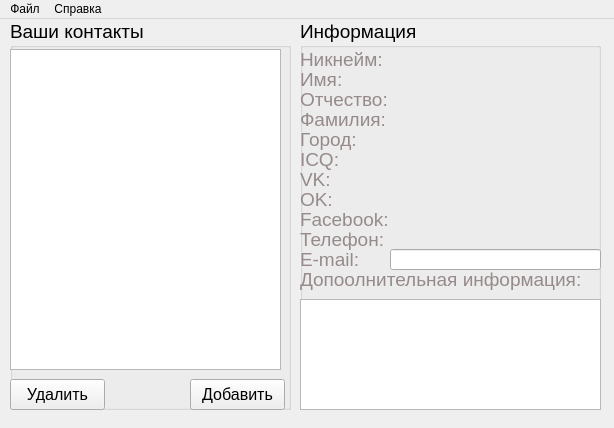
<?xml version="1.0" encoding="UTF-8"?>
<ui version="4.0">
 <class>MainWindow</class>
 <widget class="QMainWindow" name="MainWindow">
  <property name="windowModality">
   <enum>Qt::NonModal</enum>
  </property>
  <property name="geometry">
   <rect>
    <x>0</x>
    <y>0</y>
    <width>614</width>
    <height>428</height>
   </rect>
  </property>
  <property name="minimumSize">
   <size>
    <width>614</width>
    <height>428</height>
   </size>
  </property>
  <property name="maximumSize">
   <size>
    <width>614</width>
    <height>428</height>
   </size>
  </property>
  <property name="windowTitle">
   <string>Контакты</string>
  </property>
  <property name="documentMode">
   <bool>false</bool>
  </property>
  <property name="tabShape">
   <enum>QTabWidget::Rounded</enum>
  </property>
  <property name="dockOptions">
   <set>QMainWindow::AllowTabbedDocks|QMainWindow::AnimatedDocks</set>
  </property>
  <widget class="QWidget" name="centralWidget">
   <widget class="QGroupBox" name="groupBox">
    <property name="geometry">
     <rect>
      <x>10</x>
      <y>0</y>
      <width>281</width>
      <height>391</height>
     </rect>
    </property>
    <property name="font">
     <font>
      <pointsize>14</pointsize>
     </font>
    </property>
    <property name="title">
     <string>Ваши контакты</string>
    </property>
    <widget class="QListWidget" name="listContacts">
     <property name="geometry">
      <rect>
       <x>0</x>
       <y>30</y>
       <width>271</width>
       <height>321</height>
      </rect>
     </property>
     <property name="font">
      <font>
       <pointsize>12</pointsize>
      </font>
     </property>
    </widget>
    <widget class="QPushButton" name="pushButton_2">
     <property name="geometry">
      <rect>
       <x>0</x>
       <y>360</y>
       <width>95</width>
       <height>31</height>
      </rect>
     </property>
     <property name="font">
      <font>
       <pointsize>12</pointsize>
      </font>
     </property>
     <property name="text">
      <string>Удалить</string>
     </property>
    </widget>
    <widget class="QPushButton" name="butAddContact">
     <property name="geometry">
      <rect>
       <x>180</x>
       <y>360</y>
       <width>95</width>
       <height>31</height>
      </rect>
     </property>
     <property name="font">
      <font>
       <pointsize>12</pointsize>
      </font>
     </property>
     <property name="text">
      <string>Добавить</string>
     </property>
    </widget>
   </widget>
   <widget class="QGroupBox" name="groupBox_2">
    <property name="geometry">
     <rect>
      <x>300</x>
      <y>0</y>
      <width>301</width>
      <height>391</height>
     </rect>
    </property>
    <property name="font">
     <font>
      <pointsize>14</pointsize>
     </font>
    </property>
    <property name="title">
     <string>Информация</string>
    </property>
    <widget class="QLabel" name="label">
     <property name="geometry">
      <rect>
       <x>0</x>
       <y>50</y>
       <width>60</width>
       <height>20</height>
      </rect>
     </property>
     <property name="palette">
      <palette>
       <active>
        <colorrole role="WindowText">
         <brush brushstyle="SolidPattern">
          <color alpha="255">
           <red>150</red>
           <green>138</green>
           <blue>138</blue>
          </color>
         </brush>
        </colorrole>
        <colorrole role="Text">
         <brush brushstyle="SolidPattern">
          <color alpha="255">
           <red>150</red>
           <green>138</green>
           <blue>138</blue>
          </color>
         </brush>
        </colorrole>
       </active>
       <inactive>
        <colorrole role="WindowText">
         <brush brushstyle="SolidPattern">
          <color alpha="255">
           <red>150</red>
           <green>138</green>
           <blue>138</blue>
          </color>
         </brush>
        </colorrole>
        <colorrole role="Text">
         <brush brushstyle="SolidPattern">
          <color alpha="255">
           <red>150</red>
           <green>138</green>
           <blue>138</blue>
          </color>
         </brush>
        </colorrole>
       </inactive>
       <disabled>
        <colorrole role="WindowText">
         <brush brushstyle="SolidPattern">
          <color alpha="255">
           <red>143</red>
           <green>146</green>
           <blue>147</blue>
          </color>
         </brush>
        </colorrole>
        <colorrole role="Text">
         <brush brushstyle="SolidPattern">
          <color alpha="255">
           <red>143</red>
           <green>146</green>
           <blue>147</blue>
          </color>
         </brush>
        </colorrole>
       </disabled>
      </palette>
     </property>
     <property name="text">
      <string>Имя:</string>
     </property>
    </widget>
    <widget class="QLabel" name="label_2">
     <property name="geometry">
      <rect>
       <x>0</x>
       <y>70</y>
       <width>91</width>
       <height>21</height>
      </rect>
     </property>
     <property name="palette">
      <palette>
       <active>
        <colorrole role="WindowText">
         <brush brushstyle="SolidPattern">
          <color alpha="255">
           <red>150</red>
           <green>138</green>
           <blue>138</blue>
          </color>
         </brush>
        </colorrole>
        <colorrole role="Text">
         <brush brushstyle="SolidPattern">
          <color alpha="255">
           <red>150</red>
           <green>138</green>
           <blue>138</blue>
          </color>
         </brush>
        </colorrole>
       </active>
       <inactive>
        <colorrole role="WindowText">
         <brush brushstyle="SolidPattern">
          <color alpha="255">
           <red>150</red>
           <green>138</green>
           <blue>138</blue>
          </color>
         </brush>
        </colorrole>
        <colorrole role="Text">
         <brush brushstyle="SolidPattern">
          <color alpha="255">
           <red>150</red>
           <green>138</green>
           <blue>138</blue>
          </color>
         </brush>
        </colorrole>
       </inactive>
       <disabled>
        <colorrole role="WindowText">
         <brush brushstyle="SolidPattern">
          <color alpha="255">
           <red>143</red>
           <green>146</green>
           <blue>147</blue>
          </color>
         </brush>
        </colorrole>
        <colorrole role="Text">
         <brush brushstyle="SolidPattern">
          <color alpha="255">
           <red>143</red>
           <green>146</green>
           <blue>147</blue>
          </color>
         </brush>
        </colorrole>
       </disabled>
      </palette>
     </property>
     <property name="text">
      <string>Отчество:</string>
     </property>
    </widget>
    <widget class="QLabel" name="label_3">
     <property name="geometry">
      <rect>
       <x>0</x>
       <y>90</y>
       <width>91</width>
       <height>21</height>
      </rect>
     </property>
     <property name="palette">
      <palette>
       <active>
        <colorrole role="WindowText">
         <brush brushstyle="SolidPattern">
          <color alpha="255">
           <red>150</red>
           <green>138</green>
           <blue>138</blue>
          </color>
         </brush>
        </colorrole>
        <colorrole role="Text">
         <brush brushstyle="SolidPattern">
          <color alpha="255">
           <red>150</red>
           <green>138</green>
           <blue>138</blue>
          </color>
         </brush>
        </colorrole>
       </active>
       <inactive>
        <colorrole role="WindowText">
         <brush brushstyle="SolidPattern">
          <color alpha="255">
           <red>150</red>
           <green>138</green>
           <blue>138</blue>
          </color>
         </brush>
        </colorrole>
        <colorrole role="Text">
         <brush brushstyle="SolidPattern">
          <color alpha="255">
           <red>150</red>
           <green>138</green>
           <blue>138</blue>
          </color>
         </brush>
        </colorrole>
       </inactive>
       <disabled>
        <colorrole role="WindowText">
         <brush brushstyle="SolidPattern">
          <color alpha="255">
           <red>143</red>
           <green>146</green>
           <blue>147</blue>
          </color>
         </brush>
        </colorrole>
        <colorrole role="Text">
         <brush brushstyle="SolidPattern">
          <color alpha="255">
           <red>143</red>
           <green>146</green>
           <blue>147</blue>
          </color>
         </brush>
        </colorrole>
       </disabled>
      </palette>
     </property>
     <property name="text">
      <string>Фамилия:</string>
     </property>
    </widget>
    <widget class="QLabel" name="label_4">
     <property name="geometry">
      <rect>
       <x>0</x>
       <y>110</y>
       <width>61</width>
       <height>21</height>
      </rect>
     </property>
     <property name="palette">
      <palette>
       <active>
        <colorrole role="WindowText">
         <brush brushstyle="SolidPattern">
          <color alpha="255">
           <red>150</red>
           <green>138</green>
           <blue>138</blue>
          </color>
         </brush>
        </colorrole>
        <colorrole role="Text">
         <brush brushstyle="SolidPattern">
          <color alpha="255">
           <red>150</red>
           <green>138</green>
           <blue>138</blue>
          </color>
         </brush>
        </colorrole>
       </active>
       <inactive>
        <colorrole role="WindowText">
         <brush brushstyle="SolidPattern">
          <color alpha="255">
           <red>150</red>
           <green>138</green>
           <blue>138</blue>
          </color>
         </brush>
        </colorrole>
        <colorrole role="Text">
         <brush brushstyle="SolidPattern">
          <color alpha="255">
           <red>150</red>
           <green>138</green>
           <blue>138</blue>
          </color>
         </brush>
        </colorrole>
       </inactive>
       <disabled>
        <colorrole role="WindowText">
         <brush brushstyle="SolidPattern">
          <color alpha="255">
           <red>143</red>
           <green>146</green>
           <blue>147</blue>
          </color>
         </brush>
        </colorrole>
        <colorrole role="Text">
         <brush brushstyle="SolidPattern">
          <color alpha="255">
           <red>143</red>
           <green>146</green>
           <blue>147</blue>
          </color>
         </brush>
        </colorrole>
       </disabled>
      </palette>
     </property>
     <property name="text">
      <string>Город:</string>
     </property>
    </widget>
    <widget class="QLabel" name="label_5">
     <property name="geometry">
      <rect>
       <x>0</x>
       <y>130</y>
       <width>41</width>
       <height>21</height>
      </rect>
     </property>
     <property name="palette">
      <palette>
       <active>
        <colorrole role="WindowText">
         <brush brushstyle="SolidPattern">
          <color alpha="255">
           <red>150</red>
           <green>138</green>
           <blue>138</blue>
          </color>
         </brush>
        </colorrole>
        <colorrole role="Text">
         <brush brushstyle="SolidPattern">
          <color alpha="255">
           <red>150</red>
           <green>138</green>
           <blue>138</blue>
          </color>
         </brush>
        </colorrole>
       </active>
       <inactive>
        <colorrole role="WindowText">
         <brush brushstyle="SolidPattern">
          <color alpha="255">
           <red>150</red>
           <green>138</green>
           <blue>138</blue>
          </color>
         </brush>
        </colorrole>
        <colorrole role="Text">
         <brush brushstyle="SolidPattern">
          <color alpha="255">
           <red>150</red>
           <green>138</green>
           <blue>138</blue>
          </color>
         </brush>
        </colorrole>
       </inactive>
       <disabled>
        <colorrole role="WindowText">
         <brush brushstyle="SolidPattern">
          <color alpha="255">
           <red>143</red>
           <green>146</green>
           <blue>147</blue>
          </color>
         </brush>
        </colorrole>
        <colorrole role="Text">
         <brush brushstyle="SolidPattern">
          <color alpha="255">
           <red>143</red>
           <green>146</green>
           <blue>147</blue>
          </color>
         </brush>
        </colorrole>
       </disabled>
      </palette>
     </property>
     <property name="text">
      <string>ICQ:</string>
     </property>
    </widget>
    <widget class="QLabel" name="label_6">
     <property name="geometry">
      <rect>
       <x>0</x>
       <y>150</y>
       <width>66</width>
       <height>21</height>
      </rect>
     </property>
     <property name="palette">
      <palette>
       <active>
        <colorrole role="WindowText">
         <brush brushstyle="SolidPattern">
          <color alpha="255">
           <red>150</red>
           <green>138</green>
           <blue>138</blue>
          </color>
         </brush>
        </colorrole>
        <colorrole role="Text">
         <brush brushstyle="SolidPattern">
          <color alpha="255">
           <red>150</red>
           <green>138</green>
           <blue>138</blue>
          </color>
         </brush>
        </colorrole>
       </active>
       <inactive>
        <colorrole role="WindowText">
         <brush brushstyle="SolidPattern">
          <color alpha="255">
           <red>150</red>
           <green>138</green>
           <blue>138</blue>
          </color>
         </brush>
        </colorrole>
        <colorrole role="Text">
         <brush brushstyle="SolidPattern">
          <color alpha="255">
           <red>150</red>
           <green>138</green>
           <blue>138</blue>
          </color>
         </brush>
        </colorrole>
       </inactive>
       <disabled>
        <colorrole role="WindowText">
         <brush brushstyle="SolidPattern">
          <color alpha="255">
           <red>143</red>
           <green>146</green>
           <blue>147</blue>
          </color>
         </brush>
        </colorrole>
        <colorrole role="Text">
         <brush brushstyle="SolidPattern">
          <color alpha="255">
           <red>143</red>
           <green>146</green>
           <blue>147</blue>
          </color>
         </brush>
        </colorrole>
       </disabled>
      </palette>
     </property>
     <property name="text">
      <string>VK:</string>
     </property>
    </widget>
    <widget class="QLabel" name="label_7">
     <property name="geometry">
      <rect>
       <x>0</x>
       <y>170</y>
       <width>66</width>
       <height>21</height>
      </rect>
     </property>
     <property name="palette">
      <palette>
       <active>
        <colorrole role="WindowText">
         <brush brushstyle="SolidPattern">
          <color alpha="255">
           <red>150</red>
           <green>138</green>
           <blue>138</blue>
          </color>
         </brush>
        </colorrole>
        <colorrole role="Text">
         <brush brushstyle="SolidPattern">
          <color alpha="255">
           <red>150</red>
           <green>138</green>
           <blue>138</blue>
          </color>
         </brush>
        </colorrole>
       </active>
       <inactive>
        <colorrole role="WindowText">
         <brush brushstyle="SolidPattern">
          <color alpha="255">
           <red>150</red>
           <green>138</green>
           <blue>138</blue>
          </color>
         </brush>
        </colorrole>
        <colorrole role="Text">
         <brush brushstyle="SolidPattern">
          <color alpha="255">
           <red>150</red>
           <green>138</green>
           <blue>138</blue>
          </color>
         </brush>
        </colorrole>
       </inactive>
       <disabled>
        <colorrole role="WindowText">
         <brush brushstyle="SolidPattern">
          <color alpha="255">
           <red>143</red>
           <green>146</green>
           <blue>147</blue>
          </color>
         </brush>
        </colorrole>
        <colorrole role="Text">
         <brush brushstyle="SolidPattern">
          <color alpha="255">
           <red>143</red>
           <green>146</green>
           <blue>147</blue>
          </color>
         </brush>
        </colorrole>
       </disabled>
      </palette>
     </property>
     <property name="text">
      <string>OK:</string>
     </property>
    </widget>
    <widget class="QLabel" name="label_8">
     <property name="geometry">
      <rect>
       <x>0</x>
       <y>190</y>
       <width>91</width>
       <height>21</height>
      </rect>
     </property>
     <property name="palette">
      <palette>
       <active>
        <colorrole role="WindowText">
         <brush brushstyle="SolidPattern">
          <color alpha="255">
           <red>150</red>
           <green>138</green>
           <blue>138</blue>
          </color>
         </brush>
        </colorrole>
        <colorrole role="Text">
         <brush brushstyle="SolidPattern">
          <color alpha="255">
           <red>150</red>
           <green>138</green>
           <blue>138</blue>
          </color>
         </brush>
        </colorrole>
       </active>
       <inactive>
        <colorrole role="WindowText">
         <brush brushstyle="SolidPattern">
          <color alpha="255">
           <red>150</red>
           <green>138</green>
           <blue>138</blue>
          </color>
         </brush>
        </colorrole>
        <colorrole role="Text">
         <brush brushstyle="SolidPattern">
          <color alpha="255">
           <red>150</red>
           <green>138</green>
           <blue>138</blue>
          </color>
         </brush>
        </colorrole>
       </inactive>
       <disabled>
        <colorrole role="WindowText">
         <brush brushstyle="SolidPattern">
          <color alpha="255">
           <red>143</red>
           <green>146</green>
           <blue>147</blue>
          </color>
         </brush>
        </colorrole>
        <colorrole role="Text">
         <brush brushstyle="SolidPattern">
          <color alpha="255">
           <red>143</red>
           <green>146</green>
           <blue>147</blue>
          </color>
         </brush>
        </colorrole>
       </disabled>
      </palette>
     </property>
     <property name="text">
      <string>Facebook:</string>
     </property>
    </widget>
    <widget class="QLabel" name="label_9">
     <property name="geometry">
      <rect>
       <x>0</x>
       <y>210</y>
       <width>91</width>
       <height>21</height>
      </rect>
     </property>
     <property name="palette">
      <palette>
       <active>
        <colorrole role="WindowText">
         <brush brushstyle="SolidPattern">
          <color alpha="255">
           <red>150</red>
           <green>138</green>
           <blue>138</blue>
          </color>
         </brush>
        </colorrole>
        <colorrole role="Text">
         <brush brushstyle="SolidPattern">
          <color alpha="255">
           <red>150</red>
           <green>138</green>
           <blue>138</blue>
          </color>
         </brush>
        </colorrole>
       </active>
       <inactive>
        <colorrole role="WindowText">
         <brush brushstyle="SolidPattern">
          <color alpha="255">
           <red>150</red>
           <green>138</green>
           <blue>138</blue>
          </color>
         </brush>
        </colorrole>
        <colorrole role="Text">
         <brush brushstyle="SolidPattern">
          <color alpha="255">
           <red>150</red>
           <green>138</green>
           <blue>138</blue>
          </color>
         </brush>
        </colorrole>
       </inactive>
       <disabled>
        <colorrole role="WindowText">
         <brush brushstyle="SolidPattern">
          <color alpha="255">
           <red>143</red>
           <green>146</green>
           <blue>147</blue>
          </color>
         </brush>
        </colorrole>
        <colorrole role="Text">
         <brush brushstyle="SolidPattern">
          <color alpha="255">
           <red>143</red>
           <green>146</green>
           <blue>147</blue>
          </color>
         </brush>
        </colorrole>
       </disabled>
      </palette>
     </property>
     <property name="text">
      <string>Телефон:</string>
     </property>
    </widget>
    <widget class="QLabel" name="label_10">
     <property name="geometry">
      <rect>
       <x>0</x>
       <y>230</y>
       <width>66</width>
       <height>21</height>
      </rect>
     </property>
     <property name="palette">
      <palette>
       <active>
        <colorrole role="WindowText">
         <brush brushstyle="SolidPattern">
          <color alpha="255">
           <red>150</red>
           <green>138</green>
           <blue>138</blue>
          </color>
         </brush>
        </colorrole>
        <colorrole role="Text">
         <brush brushstyle="SolidPattern">
          <color alpha="255">
           <red>150</red>
           <green>138</green>
           <blue>138</blue>
          </color>
         </brush>
        </colorrole>
       </active>
       <inactive>
        <colorrole role="WindowText">
         <brush brushstyle="SolidPattern">
          <color alpha="255">
           <red>150</red>
           <green>138</green>
           <blue>138</blue>
          </color>
         </brush>
        </colorrole>
        <colorrole role="Text">
         <brush brushstyle="SolidPattern">
          <color alpha="255">
           <red>150</red>
           <green>138</green>
           <blue>138</blue>
          </color>
         </brush>
        </colorrole>
       </inactive>
       <disabled>
        <colorrole role="WindowText">
         <brush brushstyle="SolidPattern">
          <color alpha="255">
           <red>143</red>
           <green>146</green>
           <blue>147</blue>
          </color>
         </brush>
        </colorrole>
        <colorrole role="Text">
         <brush brushstyle="SolidPattern">
          <color alpha="255">
           <red>143</red>
           <green>146</green>
           <blue>147</blue>
          </color>
         </brush>
        </colorrole>
       </disabled>
      </palette>
     </property>
     <property name="text">
      <string>E-mail:</string>
     </property>
    </widget>
    <widget class="QLabel" name="lName">
     <property name="geometry">
      <rect>
       <x>90</x>
       <y>50</y>
       <width>211</width>
       <height>21</height>
      </rect>
     </property>
     <property name="layoutDirection">
      <enum>Qt::RightToLeft</enum>
     </property>
     <property name="text">
      <string/>
     </property>
     <property name="alignment">
      <set>Qt::AlignJustify|Qt::AlignVCenter</set>
     </property>
    </widget>
    <widget class="QLabel" name="lFatherName">
     <property name="geometry">
      <rect>
       <x>95</x>
       <y>70</y>
       <width>201</width>
       <height>21</height>
      </rect>
     </property>
     <property name="layoutDirection">
      <enum>Qt::RightToLeft</enum>
     </property>
     <property name="text">
      <string/>
     </property>
     <property name="alignment">
      <set>Qt::AlignJustify|Qt::AlignVCenter</set>
     </property>
    </widget>
    <widget class="QLabel" name="lFamily">
     <property name="geometry">
      <rect>
       <x>100</x>
       <y>90</y>
       <width>191</width>
       <height>21</height>
      </rect>
     </property>
     <property name="layoutDirection">
      <enum>Qt::RightToLeft</enum>
     </property>
     <property name="text">
      <string/>
     </property>
     <property name="alignment">
      <set>Qt::AlignJustify|Qt::AlignVCenter</set>
     </property>
    </widget>
    <widget class="QLabel" name="lCity">
     <property name="geometry">
      <rect>
       <x>95</x>
       <y>110</y>
       <width>201</width>
       <height>21</height>
      </rect>
     </property>
     <property name="layoutDirection">
      <enum>Qt::RightToLeft</enum>
     </property>
     <property name="text">
      <string/>
     </property>
     <property name="alignment">
      <set>Qt::AlignJustify|Qt::AlignVCenter</set>
     </property>
    </widget>
    <widget class="QLabel" name="lICQ">
     <property name="geometry">
      <rect>
       <x>95</x>
       <y>130</y>
       <width>201</width>
       <height>21</height>
      </rect>
     </property>
     <property name="layoutDirection">
      <enum>Qt::RightToLeft</enum>
     </property>
     <property name="text">
      <string/>
     </property>
     <property name="alignment">
      <set>Qt::AlignJustify|Qt::AlignVCenter</set>
     </property>
    </widget>
    <widget class="QLabel" name="lVK">
     <property name="geometry">
      <rect>
       <x>95</x>
       <y>150</y>
       <width>201</width>
       <height>21</height>
      </rect>
     </property>
     <property name="font">
      <font>
       <pointsize>10</pointsize>
      </font>
     </property>
     <property name="layoutDirection">
      <enum>Qt::RightToLeft</enum>
     </property>
     <property name="text">
      <string/>
     </property>
     <property name="alignment">
      <set>Qt::AlignLeading|Qt::AlignLeft|Qt::AlignVCenter</set>
     </property>
    </widget>
    <widget class="QLabel" name="lOK">
     <property name="geometry">
      <rect>
       <x>95</x>
       <y>170</y>
       <width>201</width>
       <height>21</height>
      </rect>
     </property>
     <property name="font">
      <font>
       <pointsize>10</pointsize>
      </font>
     </property>
     <property name="layoutDirection">
      <enum>Qt::RightToLeft</enum>
     </property>
     <property name="text">
      <string/>
     </property>
     <property name="alignment">
      <set>Qt::AlignLeading|Qt::AlignLeft|Qt::AlignVCenter</set>
     </property>
    </widget>
    <widget class="QLabel" name="lFaceBook">
     <property name="geometry">
      <rect>
       <x>95</x>
       <y>190</y>
       <width>201</width>
       <height>21</height>
      </rect>
     </property>
     <property name="font">
      <font>
       <pointsize>10</pointsize>
      </font>
     </property>
     <property name="layoutDirection">
      <enum>Qt::RightToLeft</enum>
     </property>
     <property name="text">
      <string/>
     </property>
     <property name="alignment">
      <set>Qt::AlignLeading|Qt::AlignLeft|Qt::AlignVCenter</set>
     </property>
    </widget>
    <widget class="QLabel" name="lPhone">
     <property name="geometry">
      <rect>
       <x>95</x>
       <y>210</y>
       <width>201</width>
       <height>21</height>
      </rect>
     </property>
     <property name="layoutDirection">
      <enum>Qt::RightToLeft</enum>
     </property>
     <property name="text">
      <string/>
     </property>
     <property name="alignment">
      <set>Qt::AlignJustify|Qt::AlignVCenter</set>
     </property>
    </widget>
    <widget class="QLabel" name="label_11">
     <property name="geometry">
      <rect>
       <x>0</x>
       <y>30</y>
       <width>91</width>
       <height>21</height>
      </rect>
     </property>
     <property name="palette">
      <palette>
       <active>
        <colorrole role="WindowText">
         <brush brushstyle="SolidPattern">
          <color alpha="255">
           <red>150</red>
           <green>138</green>
           <blue>138</blue>
          </color>
         </brush>
        </colorrole>
        <colorrole role="Text">
         <brush brushstyle="SolidPattern">
          <color alpha="255">
           <red>150</red>
           <green>138</green>
           <blue>138</blue>
          </color>
         </brush>
        </colorrole>
       </active>
       <inactive>
        <colorrole role="WindowText">
         <brush brushstyle="SolidPattern">
          <color alpha="255">
           <red>150</red>
           <green>138</green>
           <blue>138</blue>
          </color>
         </brush>
        </colorrole>
        <colorrole role="Text">
         <brush brushstyle="SolidPattern">
          <color alpha="255">
           <red>150</red>
           <green>138</green>
           <blue>138</blue>
          </color>
         </brush>
        </colorrole>
       </inactive>
       <disabled>
        <colorrole role="WindowText">
         <brush brushstyle="SolidPattern">
          <color alpha="255">
           <red>143</red>
           <green>146</green>
           <blue>147</blue>
          </color>
         </brush>
        </colorrole>
        <colorrole role="Text">
         <brush brushstyle="SolidPattern">
          <color alpha="255">
           <red>143</red>
           <green>146</green>
           <blue>147</blue>
          </color>
         </brush>
        </colorrole>
       </disabled>
      </palette>
     </property>
     <property name="text">
      <string>Никнейм:</string>
     </property>
    </widget>
    <widget class="QLabel" name="lNick">
     <property name="geometry">
      <rect>
       <x>90</x>
       <y>30</y>
       <width>211</width>
       <height>21</height>
      </rect>
     </property>
     <property name="layoutDirection">
      <enum>Qt::RightToLeft</enum>
     </property>
     <property name="text">
      <string/>
     </property>
     <property name="alignment">
      <set>Qt::AlignJustify|Qt::AlignVCenter</set>
     </property>
    </widget>
    <widget class="QLabel" name="label_12">
     <property name="geometry">
      <rect>
       <x>0</x>
       <y>250</y>
       <width>311</width>
       <height>21</height>
      </rect>
     </property>
     <property name="palette">
      <palette>
       <active>
        <colorrole role="WindowText">
         <brush brushstyle="SolidPattern">
          <color alpha="255">
           <red>150</red>
           <green>138</green>
           <blue>138</blue>
          </color>
         </brush>
        </colorrole>
        <colorrole role="Text">
         <brush brushstyle="SolidPattern">
          <color alpha="255">
           <red>150</red>
           <green>138</green>
           <blue>138</blue>
          </color>
         </brush>
        </colorrole>
       </active>
       <inactive>
        <colorrole role="WindowText">
         <brush brushstyle="SolidPattern">
          <color alpha="255">
           <red>150</red>
           <green>138</green>
           <blue>138</blue>
          </color>
         </brush>
        </colorrole>
        <colorrole role="Text">
         <brush brushstyle="SolidPattern">
          <color alpha="255">
           <red>150</red>
           <green>138</green>
           <blue>138</blue>
          </color>
         </brush>
        </colorrole>
       </inactive>
       <disabled>
        <colorrole role="WindowText">
         <brush brushstyle="SolidPattern">
          <color alpha="255">
           <red>143</red>
           <green>146</green>
           <blue>147</blue>
          </color>
         </brush>
        </colorrole>
        <colorrole role="Text">
         <brush brushstyle="SolidPattern">
          <color alpha="255">
           <red>143</red>
           <green>146</green>
           <blue>147</blue>
          </color>
         </brush>
        </colorrole>
       </disabled>
      </palette>
     </property>
     <property name="text">
      <string>Допоолнительная информация:</string>
     </property>
    </widget>
    <widget class="QTextBrowser" name="lInfo">
     <property name="geometry">
      <rect>
       <x>0</x>
       <y>280</y>
       <width>301</width>
       <height>111</height>
      </rect>
     </property>
     <property name="font">
      <font>
       <pointsize>12</pointsize>
      </font>
     </property>
    </widget>
    <widget class="QLineEdit" name="lMail">
     <property name="geometry">
      <rect>
       <x>90</x>
       <y>230</y>
       <width>211</width>
       <height>21</height>
      </rect>
     </property>
     <property name="font">
      <font>
       <pointsize>12</pointsize>
      </font>
     </property>
    </widget>
   </widget>
  </widget>
  <widget class="QMenuBar" name="menuBar">
   <property name="geometry">
    <rect>
     <x>0</x>
     <y>0</y>
     <width>614</width>
     <height>26</height>
    </rect>
   </property>
   <widget class="QMenu" name="menu">
    <property name="title">
     <string>Файл</string>
    </property>
    <addaction name="separator"/>
    <addaction name="action_3"/>
    <addaction name="separator"/>
    <addaction name="actionQuit"/>
   </widget>
   <widget class="QMenu" name="menu_2">
    <property name="title">
     <string>Справка</string>
    </property>
    <addaction name="action_4"/>
   </widget>
   <addaction name="menu"/>
   <addaction name="menu_2"/>
  </widget>
  <action name="actionQuit">
   <property name="text">
    <string>Выход</string>
   </property>
  </action>
  <action name="action_3">
   <property name="text">
    <string>Новый контакт</string>
   </property>
  </action>
  <action name="action_4">
   <property name="text">
    <string>О программе</string>
   </property>
  </action>
 </widget>
 <layoutdefault spacing="6" margin="11"/>
 <resources/>
 <connections/>
</ui>
